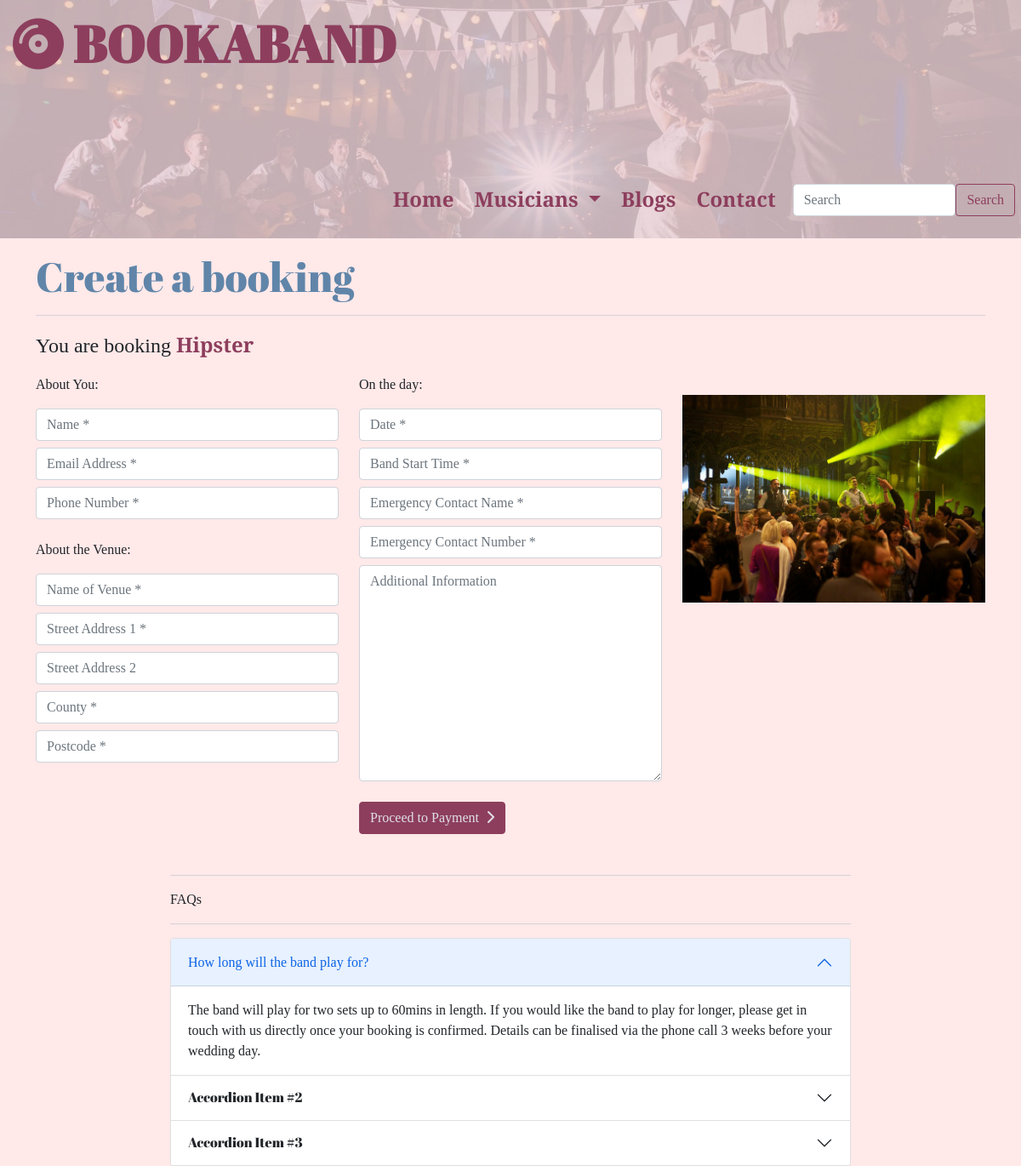
/bookings/new_booking/13/, run on the app's committed database.
### bands/models.py (models this page shows, shortened)
class Band(models.Model):
    category = models.ForeignKey(
        'Category', null=True, blank=True, on_delete=models.SET_NULL)
    name = models.CharField(max_length=24)
    price = models.IntegerField()
    rating = models.DecimalField(max_digits=2, decimal_places=1)
    location = models.CharField(max_length=18)
    image_one = models.ImageField(null=True, blank=True)
    image_two = models.ImageField(null=True, blank=True)
    image_three = models.ImageField(null=True, blank=True)
    image_four = models.ImageField(null=True, blank=True)
    biography = models.TextField()

### bookings/views.py (the view, shortened to what this page needs)
# urls.py: path('new_booking/<int:band_id>/', views.new_booking, name='new_booking'),
def new_booking(request, band_id):
    band = get_object_or_404(Band, pk=band_id)
    form = BookingForm()
    context = {
            'band': band,
            'form': form,
            }
    return render(request, 'bookings/new_booking.html', context)

### bookings/templates/bookings/new_booking.html (shortened to what this page needs)
{% extends "base.html" %}
{% load static %}
{% block page_header %}
<h2 class="text-d-blue mt-3">Create a booking</h2>
<hr>
{% endblock %}
{% block content %}
<div>
  <p class="subheading">You are booking <strong class="text-d-pink">{{ band.name }}</strong></p>
</div>
<form method="POST" action="{% url 'new_booking' band.id %}">
  <div class="row">
    <div class="col-12 col-lg-4">
      <p>About You:</p>
      {{ form.client_name | as_crispy_field }}
      {{ form.email | as_crispy_field }}
      {{ form.contact_number | as_crispy_field }}
      <p class="mt-4">About the Venue:</p>
      {{ form.venue_name | as_crispy_field }}
      {{ form.venue_address1 | as_crispy_field }}
      {{ form.venue_address2 | as_crispy_field }}
      {{ form.county | as_crispy_field }}
      {{ form.postcode | as_crispy_field }}
    </div>
    <div class="col-12 col-lg-4">
      <p>On the day:</p>
      {{ form.wedding_date | as_crispy_field }}
      {{ form.start_time | as_crispy_field }}
      {{ form.emergency_contact | as_crispy_field }}
      {{ form.emergency_phone | as_crispy_field }}
      {{ form.additional_information | as_crispy_field }}
      <button type="submit" class="btn btn-primary mt-3">Proceed to Payment
        <i class="fas fa-chevron-right ms-1"></i>
      </button>
    </div>
    <div class="col-12 col-lg-4">
      <img src="{{ band.image_one.url }}" alt="{{ band.name }}" class="w-100 pt-4">
    </div>
  </div>
</form>
<div class="terms mx-auto">
  <hr class="mt-5">
  <p>FAQs</p>
  <hr>
  <div class="accordion" id="accordionExample">
    <div class="accordion-item">
      <p class="accordion-header" id="headingOne">
        <button class="accordion-button" type="button" data-bs-toggle="collapse" data-bs-target="#collapseOne"
          aria-expanded="true" aria-controls="collapseOne">
          How long will the band play for?
        </button>
      </p>
      <div id="collapseOne" class="accordion-collapse collapse show" aria-labelledby="headingOne"
        data-bs-parent="#accordionExample">
        <div class="accordion-body">
          The band will play for two sets up to 60mins in length. If you would like the band to play for longer, please
          get in touch with us directly once your booking is confirmed. Details can be finalised via the phone call 3
          weeks before your wedding day.
        </div>
      </div>
    </div>
    <div class="accordion-item">
      <h2 class="accordion-header" id="headingTwo">
        <button class="accordion-button collapsed" type="button" data-bs-toggle="collapse" data-bs-target="#collapseTwo"
          aria-expanded="false" aria-controls="collapseTwo">
          Accordion Item #2
        </button>
      </h2>
    </div>
    <div class="accordion-item">
      <h2 class="accordion-header" id="headingThree">
        <button class="accordion-button collapsed" type="button" data-bs-toggle="collapse"
          data-bs-target="#collapseThree" aria-expanded="false" aria-controls="collapseThree">
          Accordion Item #3
        </button>
      </h2>
    </div>
  </div>
</div>
{% endblock %}

### static/css/base.css (style rules this page uses)
html { height: 100%; }
body { font-family: 'Playfair Display', serif; background: #ffe9e9; }
.text-d-pink { color: #8d3e5d }
.text-d-blue { color: #6085A9; }
.btn-primary { color: #E0E0E6; background-color: #8d3e5d; border: 1px solid #8d3e5d; }
hr { color: #6085A9; border: 0; margin: 16px 0px; }
h2 { font-family: 'Abril Fatface', cursive; font-size: 48px; }
.subheading { font-size: 24px; }
.booking-form-field { margin: 8px 0px; max-width: 400px; }
.terms { max-width: 800px; }

### data on the page
Band: name "Hipster", image_one (picture)
